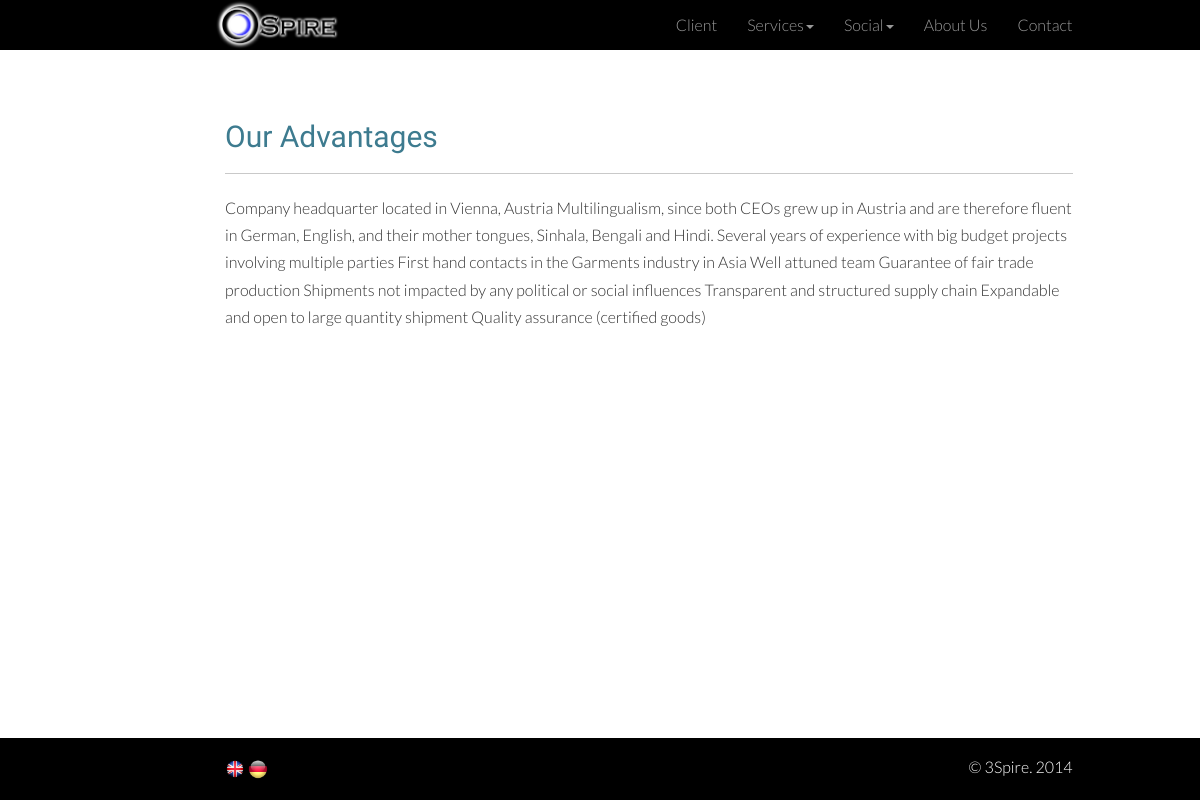
The page /en/advantage/ on the database its author committed.
### en/models.py (models this page shows, shortened)
class Company(models.Model):
    name = models.CharField(max_length=500)
    logo = models.ImageField(upload_to='company')
    email = models.EmailField(max_length=100)
    address = models.CharField(max_length=500)

class StaticText(models.Model):
    heading = models.CharField(max_length=100)
    text = models.TextField()

### en/views.py (the view)
def advantage(request):
    static_text = StaticText.objects.all()
    comapny = Company.objects.all()
    services = Service.objects.all()
    social_links = SocialLinks.objects.all()
    context = {'services' : services,
               'social_links': social_links,
               'company':comapny, 'static_text' : static_text}
    return render(request, 'advantage.html', context)

### en/templates/advantage.html (shortened to what this page needs)
{% extends "en_base.html" %}
{% load staticfiles %}
{% load staticfiles %}
{% block content%}
{% if static_text %}
    <div class="container padded">
        <div class="row">
            <div class="col-lg-9 col-md-offset-2"><h2>{{static_text.1.heading}}</h2><hr></div>
        </div>
        <div class="row">
            <div class="col-lg-9 col-md-offset-2">
                <p>{{static_text.1.text}}</p>
            </div>
	</div>
    </div>
{% else %}
    Database is empty now
{% endif %}
{% endblock %}

### templates/en_base.html (shortened to what this page needs)
{% load staticfiles %}
<!DOCTYPE html>
<html>
    <head>
        <link rel="stylesheet" media="screen" type="text/css" href="{% static "css/bootstrap.min.css" %}">
        <link rel="stylesheet" media="screen" type="text/css" href="{% static "css/custom.css" %}">
    </head>
    <body>
        <nav class="navbar-inverse navbar-fixed-top" role="navigation">
            <div class="container">
                <div class="row">
                    <div id="top-bar-fix" class="col-lg-9 col-md-offset-2">
                        <div class="pull-left">
                            <div><a href="{% url 'home' %}"><img src="{{company.0.logo.url}}" class="navbar-image" height="50" alt="3Spire"></a></div>
                        </div>
                            <div class="pull-right">
                                <ul class="nav navbar-nav">
                                    <li><a href="{% url 'clients' %}">Client</a></li>
                                    <li class="dropdown">
                                        <a href="#" class="dropdown-toggle" data-toggle="dropdown">Services<b class="caret"></b></a>
                                    </li>
                                    <li class="dropdown">
                                        <a href="#" class="dropdown-toggle" data-toggle="dropdown">Social<b class="caret"></b></a>
                                    </li>
				    <li><a href="{% url 'about' %}">About Us</a></li>
                                    <li><a href="{% url 'contact' %}">Contact</a></li>
                                </ul>
                            </div>
                    </div>
                </div>
            </div>
        </nav>
	{% block content%}
	{% endblock%}
	<div class="ftr">
	    <div class="container">
		<div class="row">
		    <footer class="col-lg-9 col-md-offset-2">
			<div class="pull-left">
			    <p>
				<a href="{% url 'home' %}">
				    <img src="{% static "images/uk.png" %}" name="eng" class="language" heigh="20" width="20" alt="flag">
				</a>
				<a href="{% url 'ger_home' %}">
				    <img src="{% static "images/germany.png" %}" name="eng" class="language" heigh="20" width="20" alt="flag">
				</a>
			    </p>
			</div>
			<div class="pull-right">
			    <p>&copy; 3Spire. 2014</p>
			</div>
		    </footer>
		</div>
	    </div>
	</div>
    </body>
</html>

### static/css/custom.css (style rules this page uses)
html, body { font-family: 'Lato', sans-serif; font-weight: 300; font-size: 16px; line-height: 1.7; background-color: #fff; }
h1, h2, h3, h4 { font-family: 'Abel', sans-serif; color: #3d7b8f; }
b, strong { font-weight: 400; }
* { -webkit-box-sizing: border-box; -moz-box-sizing: border-box; box-sizing: border-box; }
.padded { padding: 100px 15px; }
hr { border-top: 1px solid #c9c9c9; }
.ftr { background-color: #000; padding: 15px 0 10px 0; bottom: 0px; width: 100%; }
.ftr address, .ftr a, .ftr p { color: #fff; }
#top-bar-fix { padding: 0 0 0 5px; }

### rows shown on the page
Company: logo (picture)
StaticText: heading "Our Advantages", text "Company headquarter located in Vienna, Austria Multilingualism, since both CEOs grew up in Austria and are therefore fluent in German, English, and their mother tongues, Sinhala, Bengali and Hindi. Several years of experience with big budget projects involving multiple parties First hand contacts in the Garments industry in Asia Well attuned team Guarantee of fair trade production Shipments not impacted by any political or social influences Transparent and structured supply chain Expandable and open to large quantity shipment Quality assurance (certified goods)"
